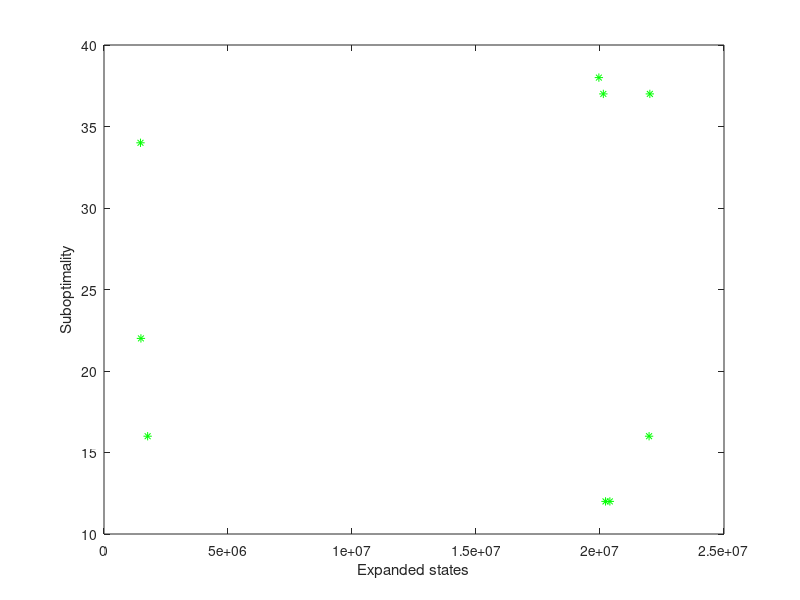

The MATLAB script that drew this image:
expanse = [8200736  22008619 21978832 1396826 1470992]

subopt = [26.6088  26.9731 23 37 34]
plot(expanse,subopt,'g*')
xlabel('Expanded states')
ylabel('Suboptimality')
drawnow

zx = 10000*[0.0012 0.0037 0.0038  0.0012   0.0016         0.0037        0.0022    0.0034  0.0016];

zy =[20222286    20134486    19954516    20397531       21978832       22009647      1488818     1470992     1759694];

plot(zy,zx,'g*')
xlabel('Expanded states')
ylabel('Suboptimality')
drawnow